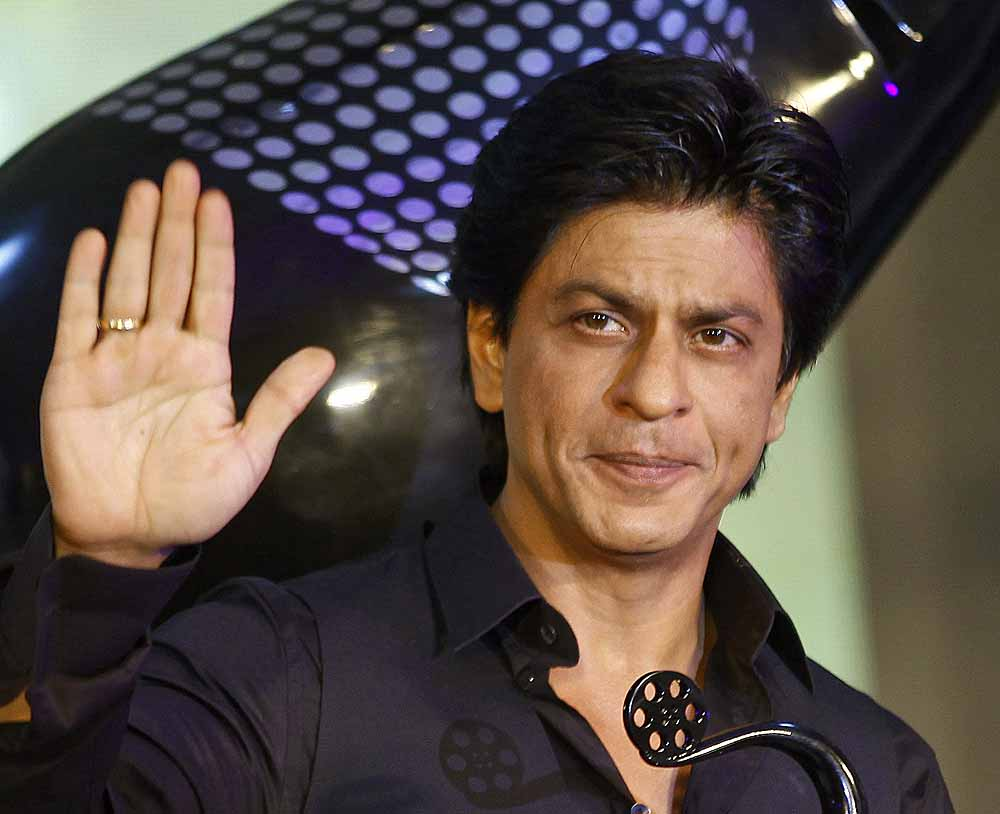
#> input picture Shahruk_Khan_20130529_1.jpg, 1000 x 814 px
$ python -i 1.1.0.py   (imports and definitions only)
#> lines starting #> are read from the running program, lines starting #| are printed output that depends on the picture
# organize imports
import cv2
import imutils
import numpy as np

# global variables
bg = None
def run_avg(image, aWeight):
    global bg
    # initialize the background
    if bg is None:
        bg = image.copy().astype("float")
        return

    # compute weighted average, accumulate it and update the background
    cv2.accumulateWeighted(image, bg, aWeight)

def segment(image, threshold=25):
    global bg

    # find the absolute difference between background and current frame
    diff = cv2.absdiff(bg.astype("uint8"), image)

    # threshold the diff image so that we get the foreground
    thresholded = cv2.threshold(diff, threshold, 255, cv2.THRESH_BINARY)[1]

    # get the contours in the thresholded image
    (cnts, _) = cv2.findContours(thresholded.copy(), cv2.RETR_EXTERNAL, cv2.CHAIN_APPROX_SIMPLE)

    # return None, if no contours detected
    if len(cnts) == 0:
        return
    else:
        # based on contour area, get the maximum contour which is the hand
        segmented = max(cnts, key=cv2.contourArea)
        return (thresholded, segmented)


# [68 lines not run here, left out]

>>> import cv2
>>> picture = cv2.imread('Shahruk_Khan_20130529_1.jpg', cv2.IMREAD_GRAYSCALE)
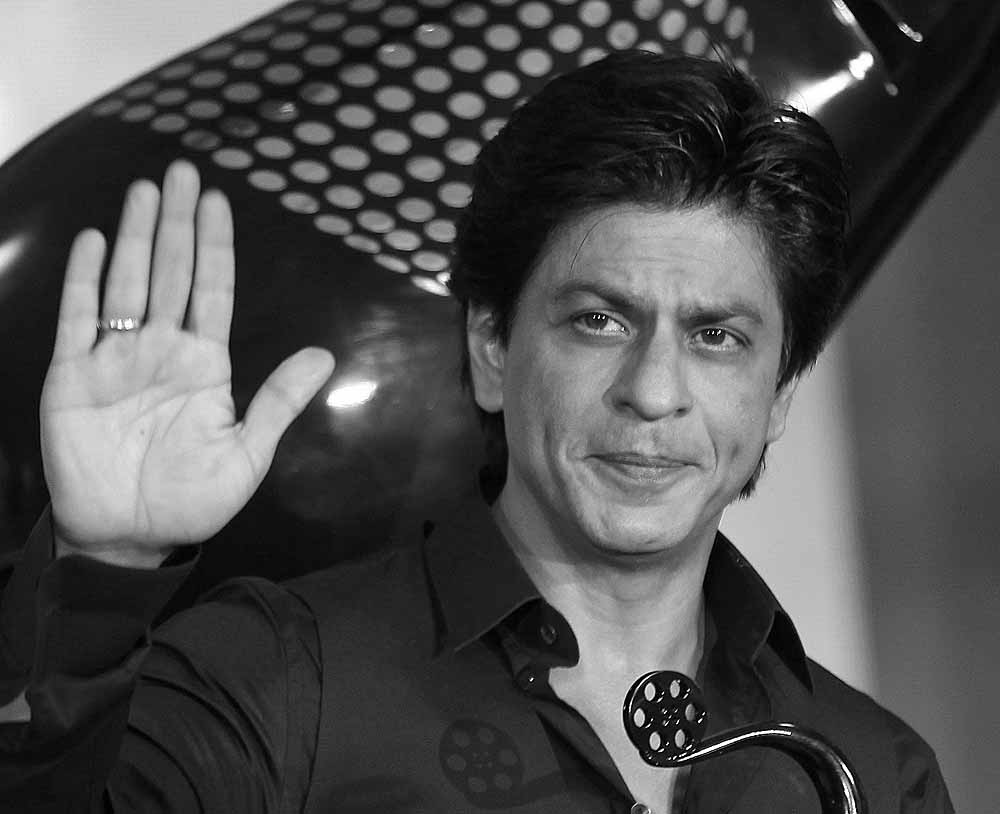
#> picture: shape (814, 1000); min 0, max 255, mean 77.9
>>> result = segment(picture)
#> (the run stopped early here; a loop or call above may not have finished)

$ run again, on 815871-shah-rukh-modi.jpg
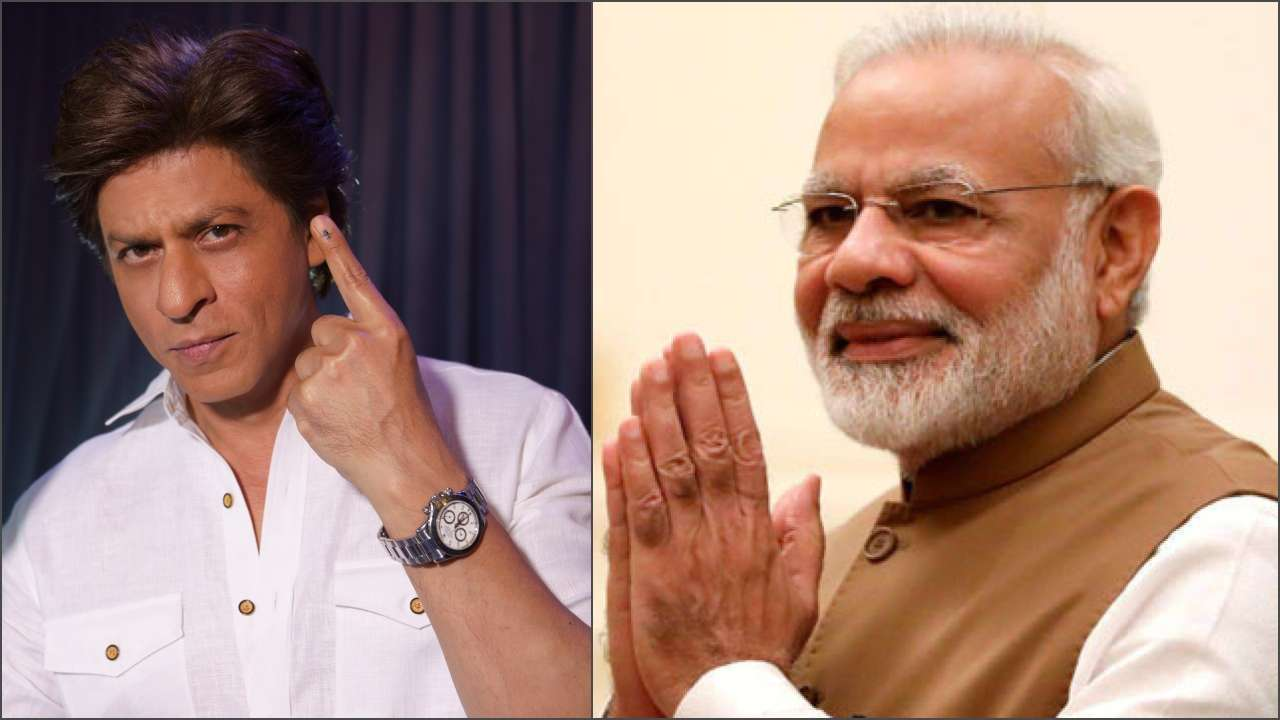
#> input picture 815871-shah-rukh-modi.jpg, 1280 x 720 px
#> `picture = cv2.imread('Shahruk_Khan_20130529_1.jpg', cv2.IMREAD_GRAYSCA..`:
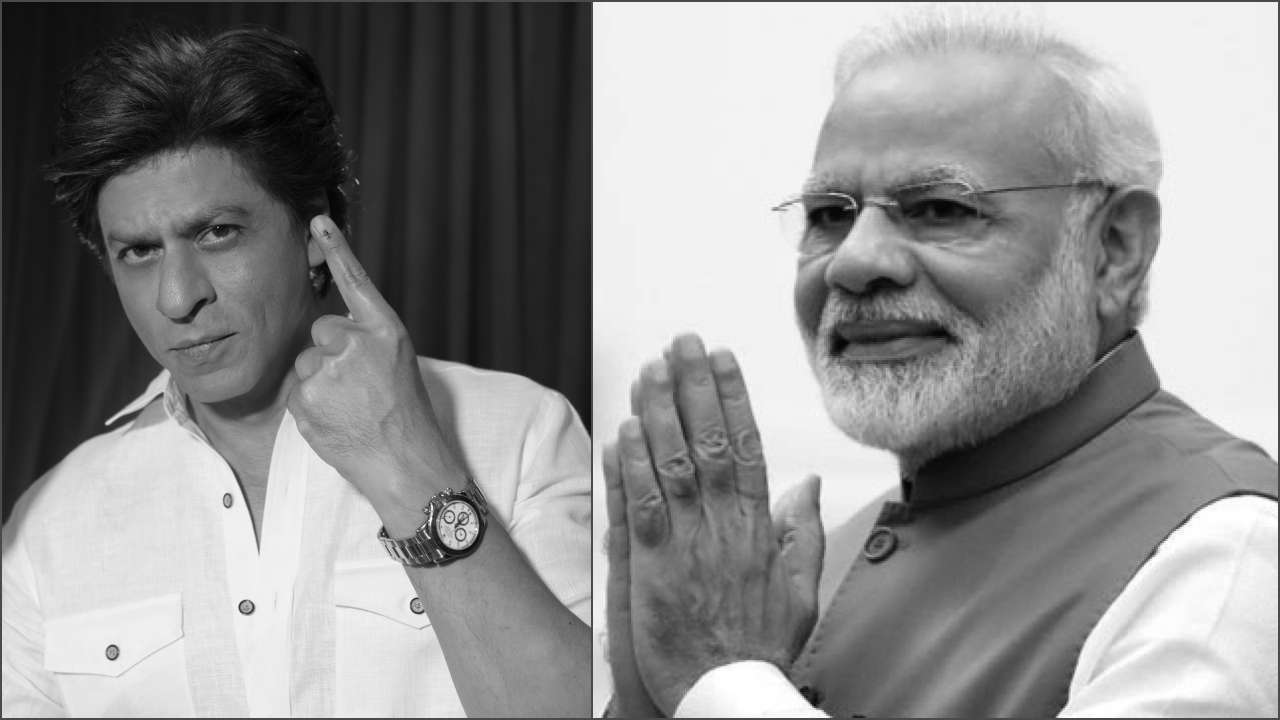
#> picture: shape (720, 1280); min 0, max 255, mean 143.6

$ run again, on Pictured-Robert-Downey-Jr.jpg
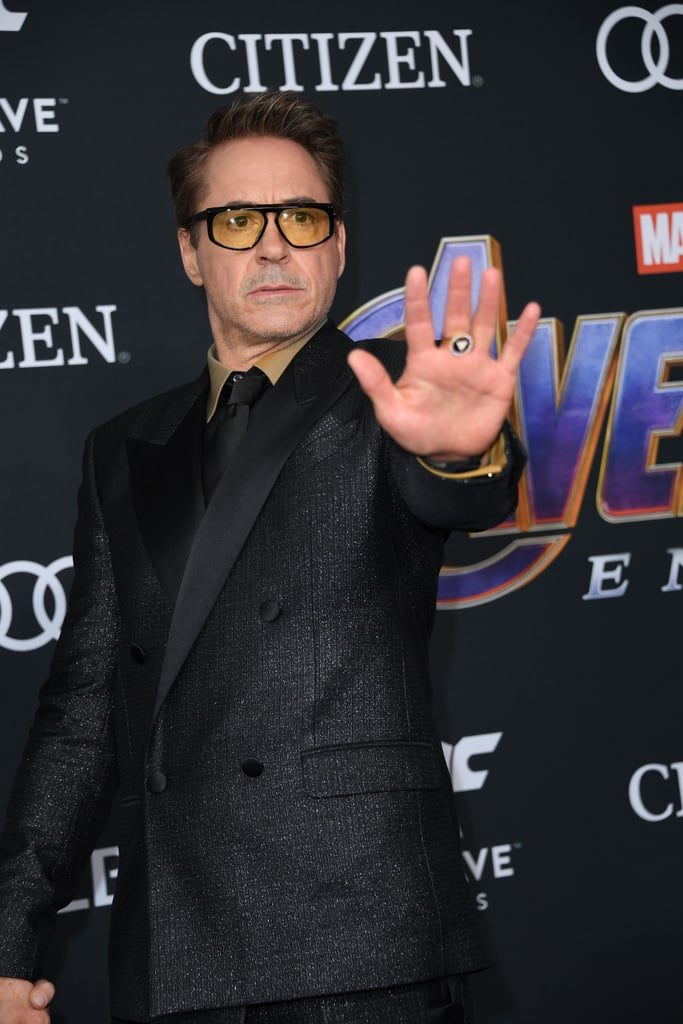
#> input picture Pictured-Robert-Downey-Jr.jpg, 683 x 1024 px
#> `picture = cv2.imread('Shahruk_Khan_20130529_1.jpg', cv2.IMREAD_GRAYSCA..`:
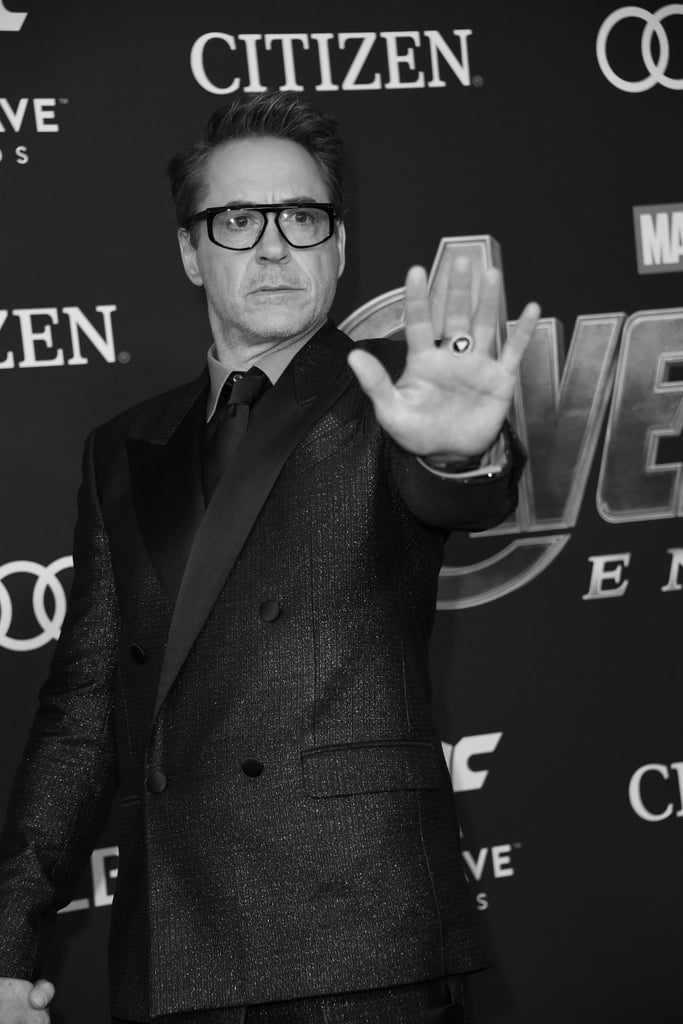
#> picture: shape (1024, 683); min 0, max 255, mean 49.6

$ run again, on da19f45eeb7c5f99f7e59be0bf391c69.jpg
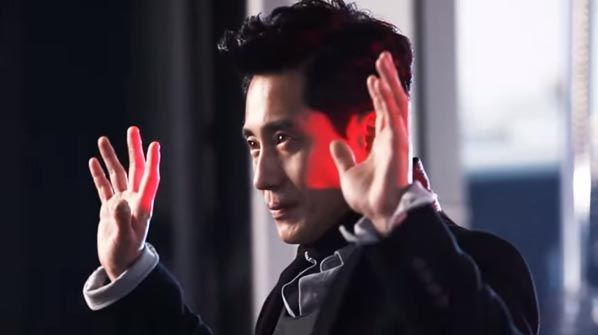
#> input picture da19f45eeb7c5f99f7e59be0bf391c69.jpg, 598 x 335 px
#> `picture = cv2.imread('Shahruk_Khan_20130529_1.jpg', cv2.IMREAD_GRAYSCA..`:
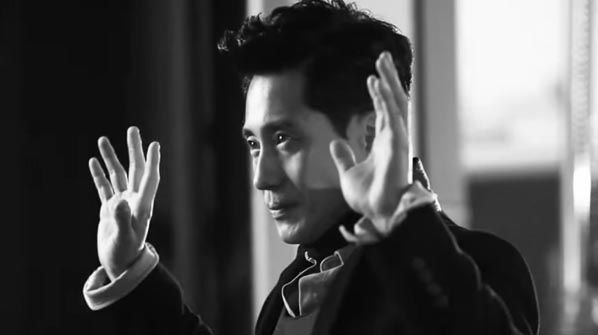
#> picture: shape (335, 598); min 0, max 255, mean 76.8
